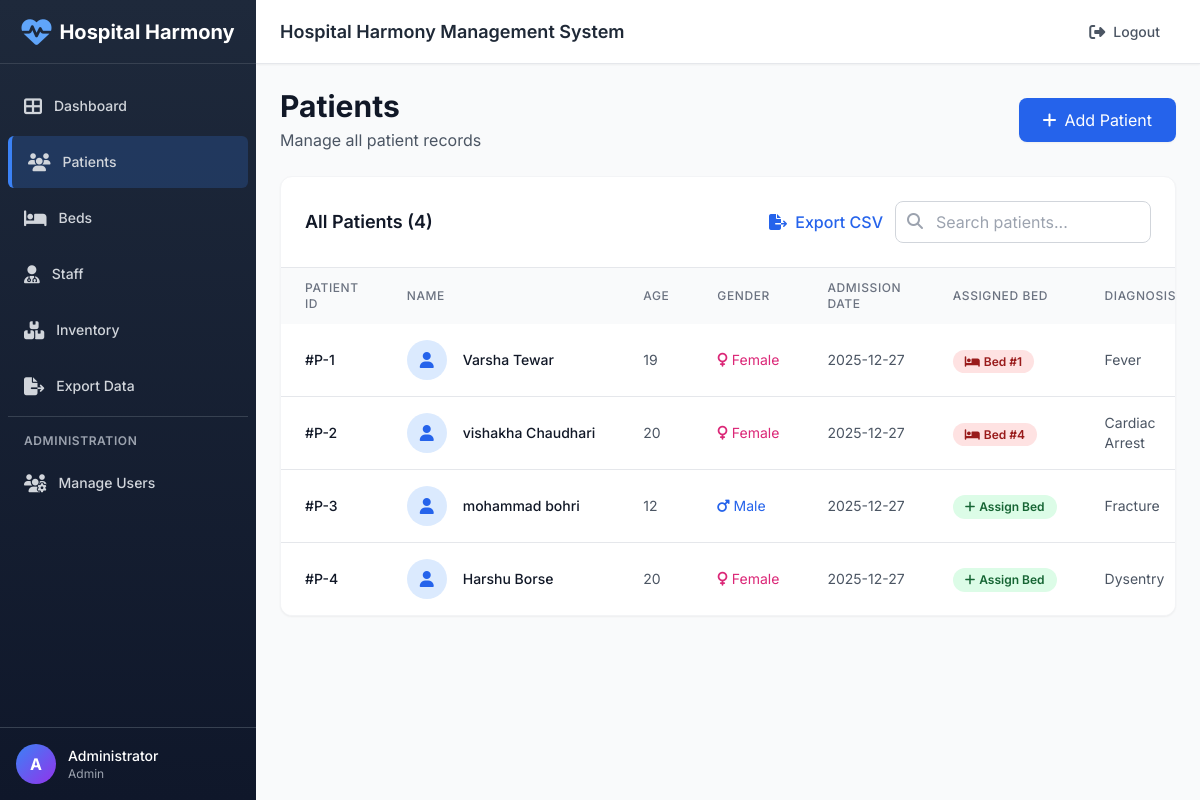
The app's page /patients (signed in) with its own data.
### tables this page shows
CREATE TABLE patients (
    id INTEGER PRIMARY KEY AUTOINCREMENT,
    name TEXT NOT NULL,
    age INTEGER,
    gender TEXT,
    admission_reason TEXT,
    admission_date DATE DEFAULT CURRENT_DATE,
    status TEXT DEFAULT 'Stable',
    bed_id INTEGER,
    FOREIGN KEY(bed_id) REFERENCES beds(id)
);

### app.py (the view)
@app.route('/patients')
@login_required
@role_required('patients')
def patients():
    db = get_db(); cur = db.cursor()
    cur.execute('SELECT * FROM patients')
    rows = cur.fetchall()
    cur.execute('SELECT COUNT(*) FROM beds')
    total_beds = cur.fetchone()[0]
    cur.execute("SELECT COUNT(*) FROM beds WHERE status='occupied'")
    occupied = cur.fetchone()[0]
    cur.execute('SELECT COUNT(*) FROM staff')
    staff_count = cur.fetchone()[0]
    cur.execute('SELECT SUM(quantity) FROM inventory')
    total_items = cur.fetchone()[0] or 0
    return render_template('patients.html',
                         patients=rows,
                         total_beds=total_beds,
                         occupied=occupied,
                         staff=staff_count,
                         total_items=total_items)

### app.py (called while the page is built)
def login_required(f):
    @wraps(f)
    def wrapped(*args, **kwargs):
        if 'user_id' not in session:
            flash('Please login to access this page', 'danger')
            return redirect(url_for('login'))
        return f(*args, **kwargs)
    return wrapped

def role_required(*allowed_permissions):
    def decorator(f):
        @wraps(f)
        def wrapped(*args, **kwargs):
            if 'user_id' not in session:
                flash('Please login to access this page', 'danger')
                return redirect(url_for('login'))
            user_role = session.get('role')
            user_permissions = ROLE_PERMISSIONS.get(user_role, [])
            if not any(perm in user_permissions for perm in allowed_permissions):
                flash('You do not have permission to access this page', 'danger')
                return redirect(url_for('index'))
            return f(*args, **kwargs)
        return wrapped
    return decorator

@app.context_processor
def inject_permissions():
    if 'role' in session:
        return {
            'user_permissions': ROLE_PERMISSIONS.get(session['role'], []),
            'user_role': session.get('role'),
            'user_name': session.get('full_name')
        }
    return {'user_permissions': [], 'user_role': None, 'user_name': None}

### database.py (called while the page is built)
def get_db():
    global _conn
    if _conn is None:
        _conn = sqlite3.connect(DB_PATH, check_same_thread=False)
        _conn.row_factory = sqlite3.Row
    return _conn

### templates/patients.html (shortened to what this page needs)
{% extends "layout.html" %}
{% block content %}
<div class="flex items-center justify-between mb-6">
    <div>
        <h1 class="text-3xl font-bold text-gray-900">Patients</h1>
        <p class="text-gray-600 mt-1">Manage all patient records</p>
    </div>
    <button onclick="document.getElementById('addModal').classList.remove('hidden')" class="bg-blue-600 hover:bg-blue-700 text-white px-6 py-2.5 rounded-lg flex items-center transition shadow-sm">
        <i class="fas fa-plus mr-2"></i>
        Add Patient
    </button>
</div>
<div class="bg-white rounded-xl shadow-sm border border-gray-100 overflow-hidden">
    <div class="p-6 border-b border-gray-200">
        <div class="flex items-center justify-between">
            <h3 class="text-lg font-semibold text-gray-900">All Patients ({{ patients|length }})</h3>
            <div class="flex items-center space-x-3">
                <a href="/export/patients" class="text-blue-600 hover:text-blue-700 font-medium">
                    <i class="fas fa-file-export mr-1"></i> Export CSV
                </a>
                <div class="relative w-64">
                    <input type="search" id="searchInput" placeholder="Search patients..." class="w-full pl-10 pr-4 py-2 border border-gray-300 rounded-lg focus:ring-2 focus:ring-blue-500 focus:border-transparent" onkeyup="searchTable()">
                    <i class="fas fa-search absolute left-3 top-3 text-gray-400"></i>
                </div>
            </div>
        </div>
    </div>
    <div class="overflow-x-auto">
        <table class="w-full" id="patientsTable">
            <thead class="bg-gray-50">
                <tr>
                    <th class="px-6 py-3 text-left text-xs font-medium text-gray-500 uppercase tracking-wider">Patient ID</th>
                    <th class="px-6 py-3 text-left text-xs font-medium text-gray-500 uppercase tracking-wider">Name</th>
                    <th class="px-6 py-3 text-left text-xs font-medium text-gray-500 uppercase tracking-wider">Age</th>
                    <th class="px-6 py-3 text-left text-xs font-medium text-gray-500 uppercase tracking-wider">Gender</th>
                    <th class="px-6 py-3 text-left text-xs font-medium text-gray-500 uppercase tracking-wider">Admission Date</th>
                    <th class="px-6 py-3 text-left text-xs font-medium text-gray-500 uppercase tracking-wider">Assigned Bed</th>
                    <th class="px-6 py-3 text-left text-xs font-medium text-gray-500 uppercase tracking-wider">Diagnosis</th>
                </tr>
            </thead>
            <tbody class="bg-white divide-y divide-gray-200">
                {% if patients %}
                    {% for p in patients %}
                    <tr class="hover:bg-gray-50 transition">
                        <td class="px-6 py-4 whitespace-nowrap text-sm font-medium text-gray-900">#P-{{ p['id'] }}</td>
                        <td class="px-6 py-4 whitespace-nowrap">
                            <div class="flex items-center">
                                <div class="flex-shrink-0 h-10 w-10 bg-blue-100 rounded-full flex items-center justify-center">
                                    <i class="fas fa-user text-blue-600"></i>
                                </div>
                                <div class="ml-4">
                                    <div class="text-sm font-medium text-gray-900">{{ p['name'] }}</div>
                                </div>
                            </div>
                        </td>
                        <td class="px-6 py-4 whitespace-nowrap text-sm text-gray-600">{{ p['age'] if p['age'] else 'N/A' }}</td>
                        <td class="px-6 py-4 whitespace-nowrap text-sm text-gray-600">
                            {% if p['gender'] == 'Male' %}
                                <span class="text-blue-600"><i class="fas fa-mars mr-1"></i>{{ p['gender'] }}</span>
                            {% elif p['gender'] == 'Female' %}
                                <span class="text-pink-600"><i class="fas fa-venus mr-1"></i>{{ p['gender'] }}</span>
                            {% else %}
                                {{ p['gender'] if p['gender'] else 'N/A' }}
                            {% endif %}
                        </td>
                        <td class="px-6 py-4 whitespace-nowrap text-sm text-gray-600">
                            {{ p['admission_date'] if p['admission_date'] else 'N/A' }}
                        </td>
                        <td class="px-6 py-4 whitespace-nowrap">
                            {% if p['bed_id'] %}
                                <span class="px-3 py-1 text-xs font-semibold rounded-full bg-red-100 text-red-800">
                                    <i class="fas fa-bed mr-1"></i>Bed #{{ p['bed_id'] }}
                                </span>
                            {% else %}
                                <a href="/patients/assign/{{ p['id'] }}" class="px-3 py-1 text-xs font-semibold rounded-full bg-green-100 text-green-800 hover:bg-green-200 transition inline-block">
                                    <i class="fas fa-plus mr-1"></i>Assign Bed
                                </a>
                            {% endif %}
                        </td>
                        <td class="px-6 py-4 text-sm text-gray-600">{{ p['admission_reason'] if p['admission_reason'] else 'N/A' }}</td>
                    </tr>
                    {% endfor %}
                {% endif %}
            </tbody>
        </table>
    </div>
</div>
{% endblock %}

### templates/layout.html (style rules this page uses)
* { font-family: 'Inter', sans-serif; }

### records on screen
patients: id "1", name "Varsha Tewar", age "19", gender "Female", admission_date "2025-12-27", bed_id "1", admission_reason "Fever"
patients: id "2", name "vishakha Chaudhari", age "20", gender "Female", admission_date "2025-12-27", bed_id "4", admission_reason "Cardiac Arrest"
patients: id "3", name "mohammad bohri", age "12", gender "Male", admission_date "2025-12-27", admission_reason "Fracture"
patients: id "4", name "Harshu Borse", age "20", gender "Female", admission_date "2025-12-27", admission_reason "Dysentry"

### other values on screen
{{ user_name[0] if user_name else 'U' }} "A"
{{ user_name }} "Administrator"
{{ user_role }} "Admin"
{{ patients|length }} "4"
